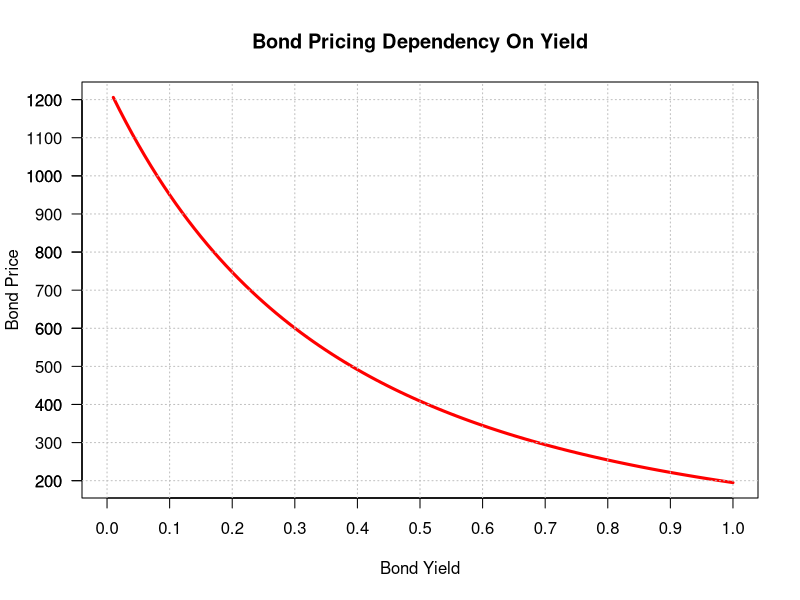

The R source for this figure:
# Relationship between rate and price
bond.y.plt <- function(P, C = 0, y, f = 1, l.bound = 0, h.bound = 100){
  
  l.B.prices <- NULL # Empty lists for prices
  
  # For each yield value add bond price value to list
  for (n in l.bound:h.bound){ d <- (1 + .01 * n / f) ^ -y * f
  
    l.B.prices <- c(l.B.prices, P * (C / .01 / n * (1 - d) + d)) }
  
  # Generate plot
  plot(x = as.vector(seq(l.bound, h.bound) * .01),
       y = l.B.prices,
       type = "l",
       xlab = "Bond Yield",
       ylab = "Bond Price",
       main = "Bond Pricing Dependency On Yield",
       col = "red",
       lwd = 3,
       las = 1)
  
  # Axes 
  axis(side = 1, at = seq(10, 90, 20) * .01)
  axis(side = 2, at = seq(200, 1200, 100), las = 1)
  
  # Dotted lines
  abline(v = seq(-1, 1, .1), lty = 3, col = "grey") 
  abline(h = seq(0, 1500, 100), lty = 3, col = "grey")
}
bond.y.plt(P = 1000, C = .08, y = 3, f = 1, l.bound = 0, h.bound = 100) # Test
